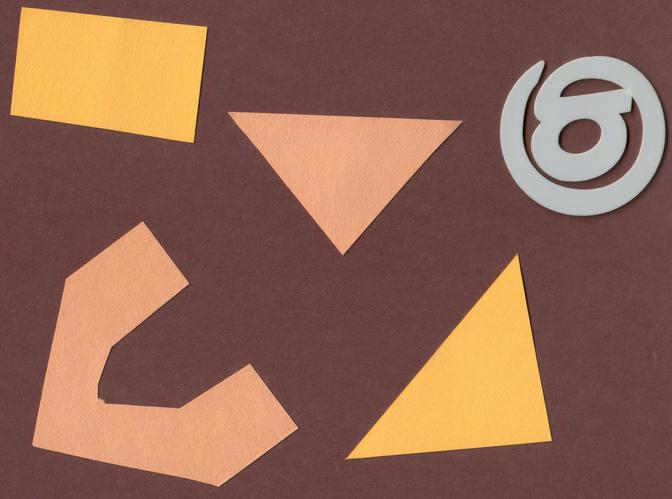
#> input picture images/bin2.jpg, 672 x 499 px
$ python find_cc._in_binary_img.py
#> lines starting #> are read from the running program, lines starting #| are printed output that depends on the picture; after the words box and inside, x2 and y2 are one past the last pixel; in counts of white or black regions, pixels touching at a corner belong together
import cv2
import numpy as np
import os
import sys

def load_and_binarize_image(path: str, threshold: int = 127) -> np.ndarray:
    # Loads an image in grayscale and applies a binary threshold.
#> called with path = 'images/bin2.jpg', threshold = 127
    gray_image = cv2.imread(path, cv2.IMREAD_GRAYSCALE)
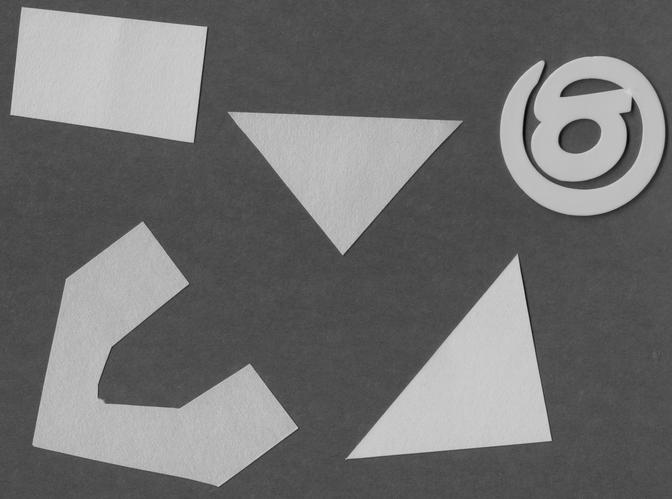
#> gray_image: shape (499, 672); min 2, max 221, mean 112.2
    if gray_image is None:
        sys.exit(f"Error: Could not read image from '{path}'")

    _, binary_image = cv2.threshold(gray_image, threshold, 255, cv2.THRESH_BINARY)
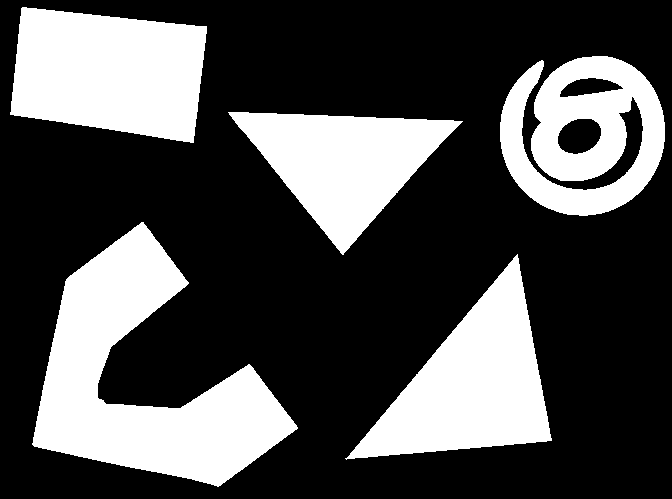
#> binary_image: shape (499, 672); 30.9% white; 5 white regions, box (x1, y1, x2, y2) and area: (32, 222, 298, 487) 30368, (10, 7, 207, 143) 20955, (345, 254, 552, 460) 19641, (500, 56, 665, 216) 16437, (228, 112, 463, 255) 16262
    return binary_image

def find_connected_components(binary_image: np.ndarray, connectivity: int = 8) -> tuple:
    # Finds all connected components in a binary image using DFS.
#> called with connectivity = 8
    height, width = binary_image.shape
#> height = 499; width = 672
    labeled_image = np.zeros_like(binary_image, dtype=np.int32)
    current_label = 0

    if connectivity == 4:
        directions = [(-1, 0), (1, 0), (0, -1), (0, 1)] # 4-way
    else:
        directions = [(-1, 0), (1, 0), (0, -1), (0, 1), (-1, -1), (-1, 1), (1, -1), (1, 1)] # 8-way

    for y in range(height):
        for x in range(width):
            # If the pixel is part of a component but not yet labeled
            if binary_image[y, x] == 255 and labeled_image[y, x] == 0:
                current_label += 1
                stack = [(y, x)]

                while stack:
                    cy, cx = stack.pop()
                    if labeled_image[cy, cx] == 0:
                        labeled_image[cy, cx] = current_label

                        for dy, dx in directions:
                            ny, nx = cy + dy, cx + dx

                            # Check bounds and if the neighbor is an unlabeled component pixel
                            if (0 <= ny < height and 0 <= nx < width and
                                    binary_image[ny, nx] == 255 and labeled_image[ny, nx] == 0):
                                stack.append((ny, nx))
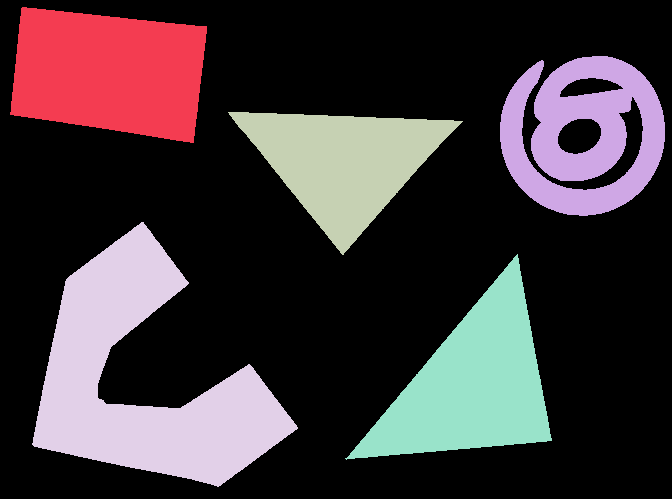
#> labeled_image: shape (499, 672) int32; 6 distinct labels, from 0 to 5; one colour per label, 0 black
#> after the loop, current_label = 5

    return labeled_image, current_label

def visualize_and_save_components(
    labeled_image: np.ndarray,
    num_components: int,
    output_path: str,
    show_window: bool
):
    # Creates a colorized version of the labeled image for visualization.
    if num_components == 0:
        print("No components found to visualize.")
        return

    # Generate a unique color for each component label (background is black)
    colors = np.random.randint(60, 256, size=(num_components + 1, 3), dtype=np.uint8)
    colors[0] = [0, 0, 0] # Background color

    color_map = colors[labeled_image]

    cv2.imwrite(output_path, color_map)
    print(f"Result saved to: {output_path}")

    if show_window:
        cv2.imshow("Connected Components", color_map)
        cv2.waitKey(0)
        cv2.destroyAllWindows()

# --- Main Execution ---
if __name__ == "__main__":

    # --- Configuration ---
    IMAGE_PATH = "images/bin2.jpg"
    OUTPUT_DIR = "output"
    VISUALIZE = True  # Set to False to disable the display window
    CONNECTIVITY = 8  # Use 4 or 8 for component analysis

    # --- Script ---
    os.makedirs(OUTPUT_DIR, exist_ok=True)

    # 1. Load and prepare the image
    bin_image = load_and_binarize_image(IMAGE_PATH)

    # 2. Find connected components
    labeled_img, num_labels = find_connected_components(bin_image, CONNECTIVITY)
#> num_labels = 5
    print(f"Found {num_labels} connected component(s).")
#| Found 5 connected component(s).

    # 3. Visualize and save the result
    base_name = os.path.splitext(os.path.basename(IMAGE_PATH))[0]
    output_filename = os.path.join(OUTPUT_DIR, f"{base_name}_components.png")

    visualize_and_save_components(labeled_img, num_labels, output_filename, show_window=VISUALIZE)
#> in visualize_and_save_components, `colors = np.random.randint(60, 256, size=(num_components + 1, 3), dtyp..`: colors = [[232, 70, 187], [200, 107, 230], [211, 177, 226], [82, 243, 252], [93, 127, 239], [138, 214, 142]]
#> in visualize_and_save_components, `color_map = colors[labeled_image]`:
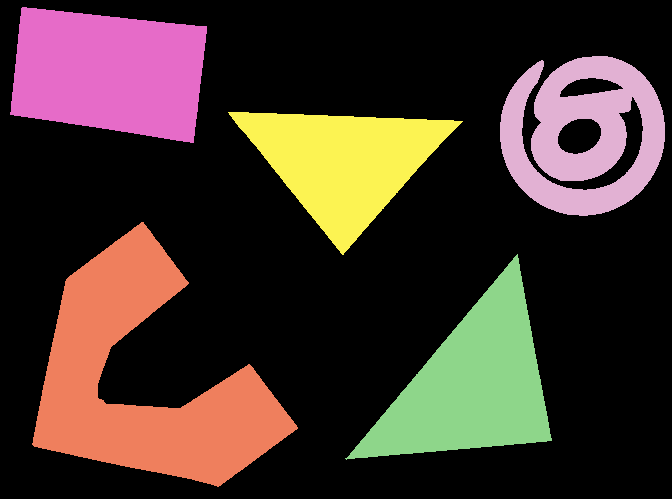
#> color_map: shape (499, 672, 3); mean of channels 0, 1, 2 43.3, 51.2, 67.6; drawn as B, G, R
